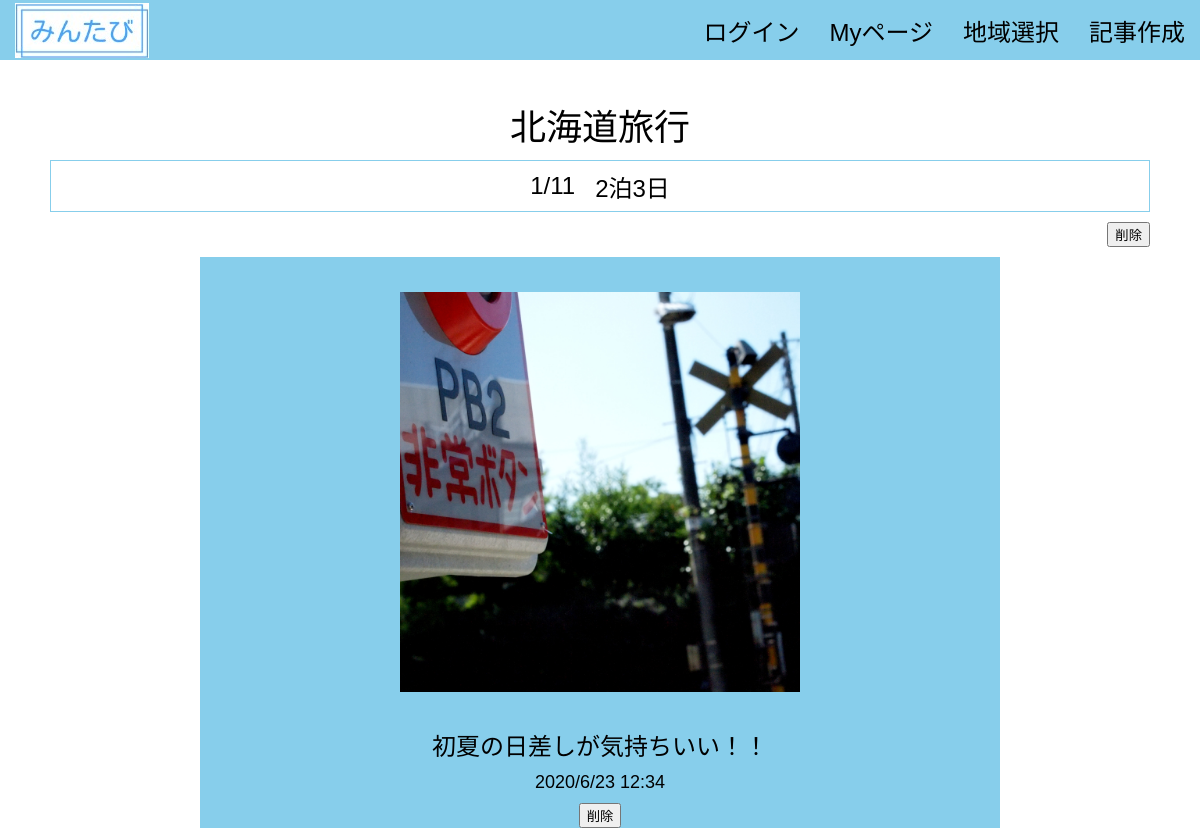
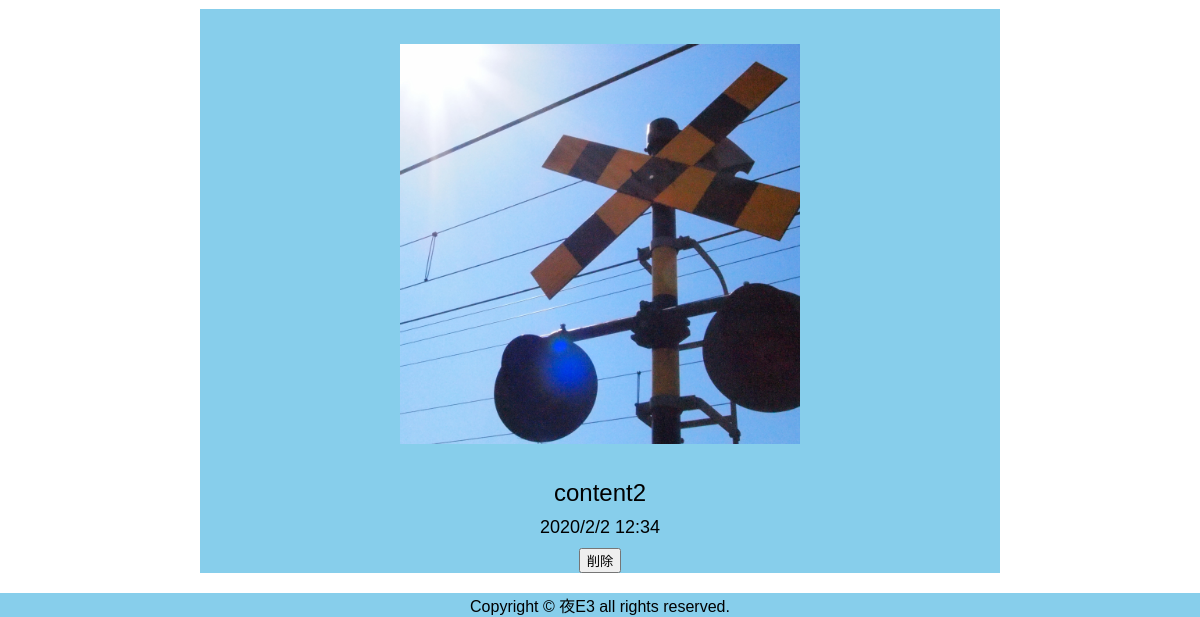
Page /main/1 on the earlier database version (2 pictures, top to bottom).
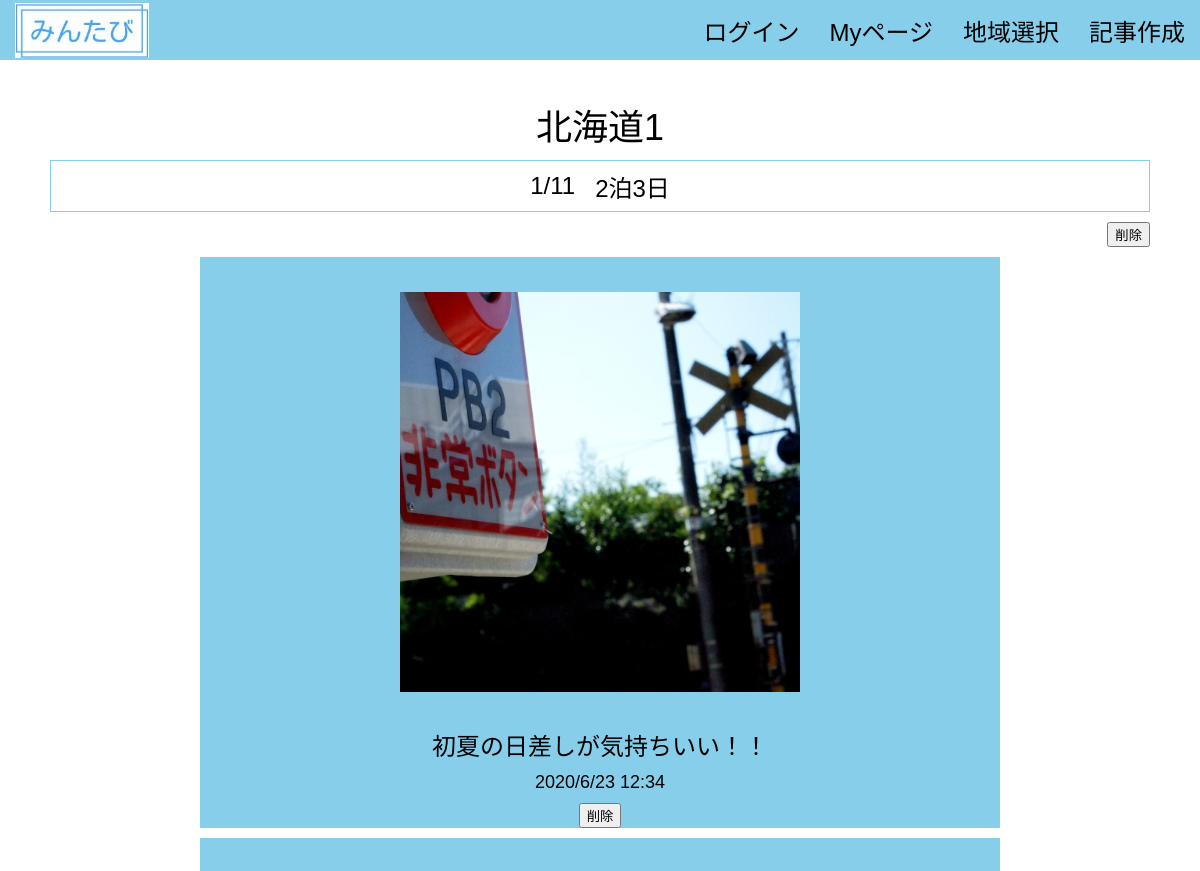
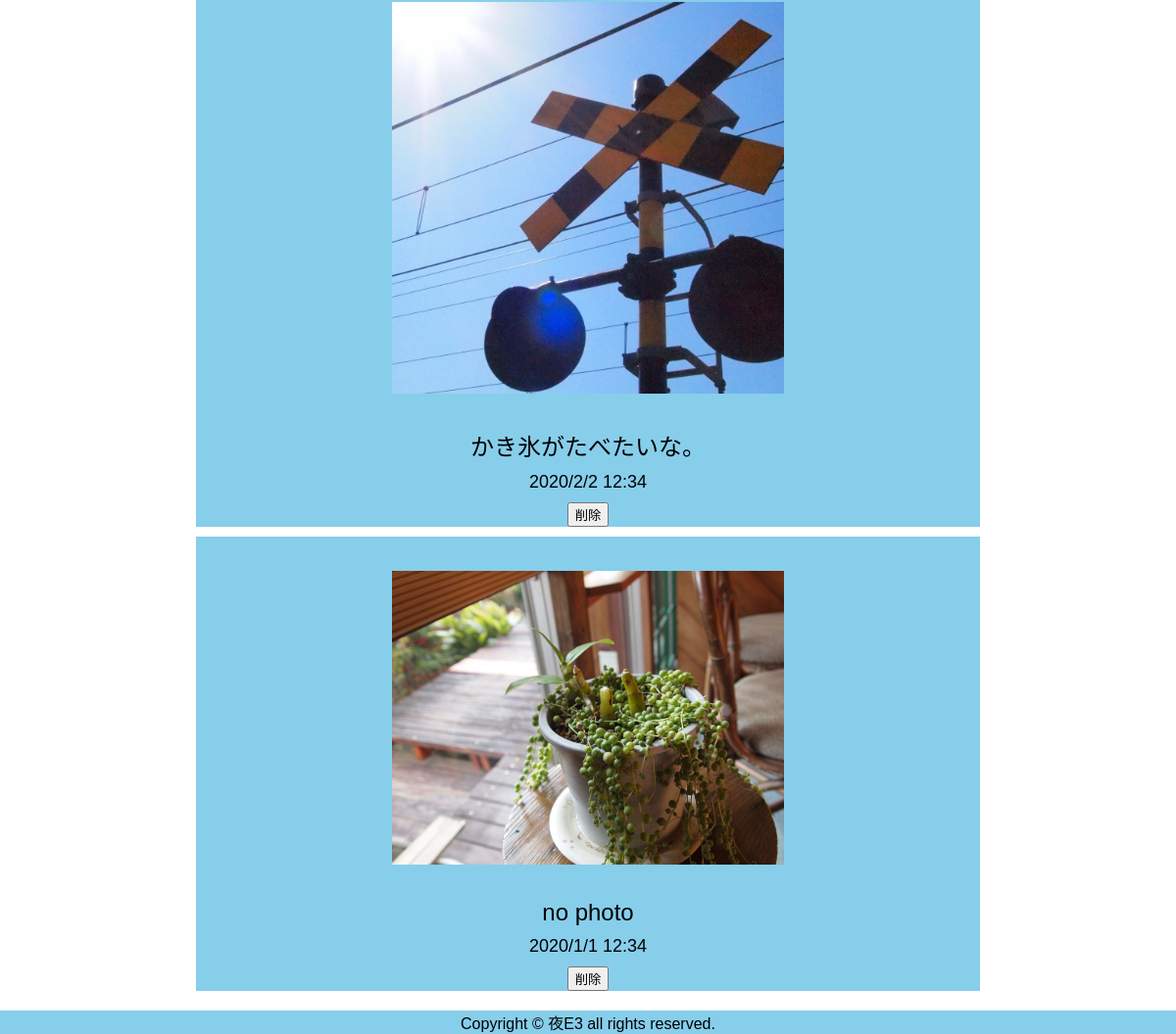
Same page on the later database version (2 pictures, top to bottom).
### tables this page shows
CREATE TABLE "page" (
	"ID"	INTEGER PRIMARY KEY AUTOINCREMENT,
	"userID"	INTEGER,
	"editPASS"	TEXT,
	"title"	TEXT,
	"prefectures"	INTEGER,
	"month"	INTEGER,
	"date"	INTEGER,
	"flag"	INTEGER,
	"period"	TEXT
);

CREATE TABLE "post" (
	"ID"	INTEGER,
	"pageID"	INTEGER,
	"image"	TEXT,
	"content"	TEXT,
	"datetime"	TEXT,
	"flag"	INTEGER,
	"userID"	INTEGER,
	PRIMARY KEY("ID" AUTOINCREMENT)
);

### app.py (the view)
@app.route('/main/<int:pageid>')
def main(pageid):
    conn = sqlite3.connect('flaskapp.db')
    c = conn.cursor()
    c.execute("select title, prefectures, month, date, period from page where ID=?", (pageid,))
    page = c.fetchone()
    c.execute(
        "select image, content, datetime,id from post where flag=0 and pageID=?", (pageid,))
    story = []
    for row in c.fetchall():
        story.append(
            {"image": row[0], "content": row[1], "datetime": row[2], "id": row[3]})
    c.close()
    print(pageid)
    print(page)
    print(story)
    return render_template('main.html', pageid=pageid, page=page, story=story)

### templates/main.html
<!DOCTYPE html>
{% extends 'base.html' %}
{% block content %}
<div class="title">{{page[0]}}</div>
<div class="main_header">
  <div class="item3">{{page[2]}}/{{page[3]}}</div>
  <div class="item3">{{page[4]}}</div>
</div>
<div class="btn1"><button><a href="/deletepage/{{pageid}}>"></a> 削除</button></div>
{% for item in story %}
<div class="mbox3">
  <div class="item5"><img src="/static/img/{{item['image']}}" alt="{{item['image']}}"></div>
  <div class="item6">{{item["content"]}}</div>
  <div class="item7">{{item["datetime"]}}</div>
  <div class="item8"><button><a href="/deletepost/{{item['id']}}">削除</a></button></div>
</div>
{% endfor %}
{% endblock %}

### templates/base.html (shortened to what this page needs)
<!DOCTYPE html>
<html lang="ja">
<head>
	<link rel="stylesheet" type="text/css" href="/static/css/style.css">
	<link rel="stylesheet" type="text/css" media="screen and ( min-width:769px )" href="/static/css/style.css">
	<link rel="stylesheet" type="text/css" media="screen and ( max-width:768px )" href="/static/css/style_sp.css">
</head>
<body>
	<header>
		<div class="base_menu">
			<div class="menu_item"><a href="/"><img src="/static/img/logo.png" alt="TOP"></a></div>
			<div class="menu">
				<div class="menu_item"><a href="/login">ログイン</a></div>
				<div class="menu_item"><a href="/mypage">Myページ</a></div>
				<div class="menu_item"><a href="/second">地域選択</a></div>
				<div class="menu_item"><a href="/pageadd">記事作成</a></div>
			</div>
		</div>
	</header>
	{% block content %}
	{% endblock %}
	<footer>
		<p class="copyright">Copyright &copy; 夜E3 all rights reserved.</p>
	</footer>
</body>
</html>

### static/css/style.css (style rules this page uses)
html { overflow-y: scroll; }
body, h1, h2, h3, h4, h5, p, ul, ol, li, dl, dt, dd { margin: 0px; padding: 0px; }
a { outline: none; color: inherit; text-decoration: none; }
img { border: 0px; vertical-align: bottom; }
body { font-family: "Noto Sans Japanese", "ヒラギノ角ゴ Pro W3", "Hiragino Kaku Gothic Pro", "ヒラギノ角ゴ ProN W3", "Hiragino Kaku Gothic ProN", "游ゴシック", YuGothic, "メイリオ", "Meiryo", "HGPｺﾞｼｯｸM", "Osaka", "ＭＳ Ｐゴシック", sans-serif, Century Gothic, Arial; }
.base_menu { display: flex; justify-content: space-between; align-items: center; height: 60px; background-color: skyblue; font-size: 24px; }
.menu { display: flex; justify-content: flex-end; align-items: center; font-size: 24px; }
.menu_item { margin: 5px 15px; }
footer { margin-top: 20px; background-color: skyblue; text-align: center; }
.title { display: flex; justify-content: center; align-items: flex-end; font-size: 36px; height: 150px; }
.main_header { display: flex; justify-content: center; align-items: center; height: 50px; font-size: 24px; border: 1px solid skyblue; padding: 0 150px; margin: 10px 50px; }
.item3 { padding: 0 10px; }
.btn1 { display: flex; justify-content: flex-end; margin: 10px 50px; }
.mbox3 { display: flex; justify-content: center; align-items: center; flex-direction: column; background-color: skyblue; margin: 10px 200px; }
.item5 { max-width: 400px; max-height: 400px; margin: 20px; padding: 15px; }
.item5 img { max-width: 400px; max-height: 400px; }
.item6 { font-size: 24px; width: 600px; text-align: center; }
.item7 { font-size: 18px; margin: 10px; }
header { height: 60px; background: white; text-align: center; position: fixed; width: 100%; }

Differences in the rows shown:
changed page: title "北海道旅行" → "北海道1"
changed post: content "content2" → "かき氷がたべたいな。"
now on this page (row edited): post: image (picture), content "no photo", datetime "2020/1/1 12:34"
